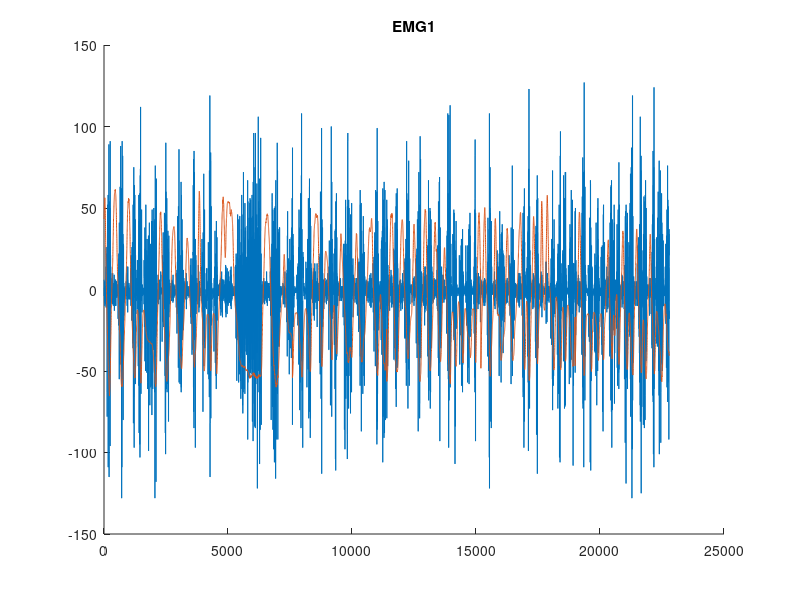
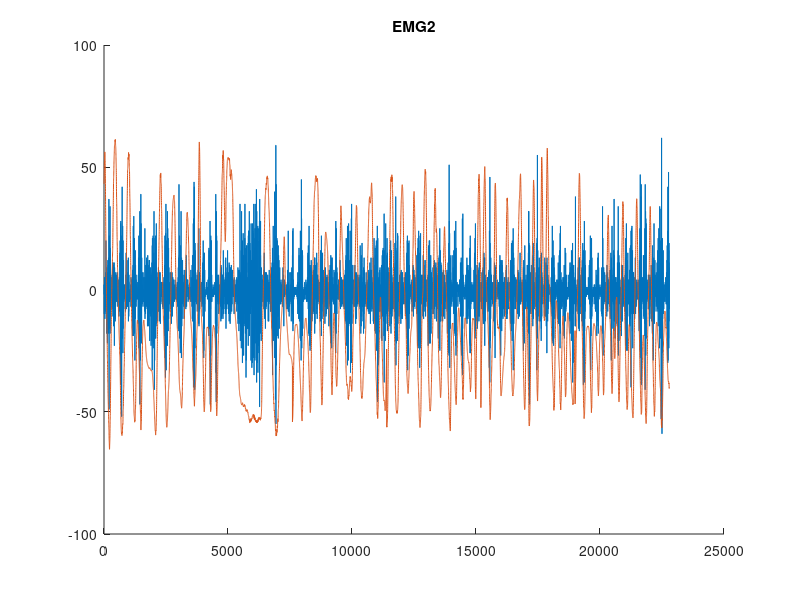
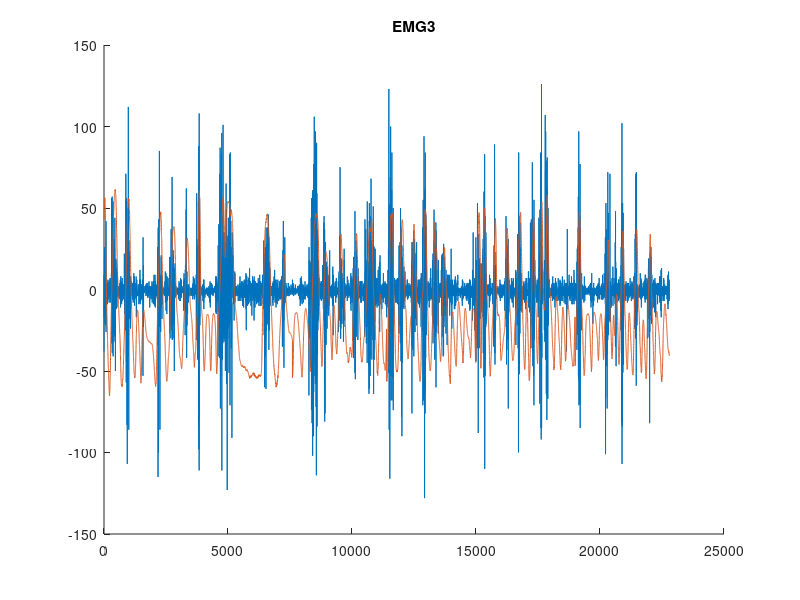
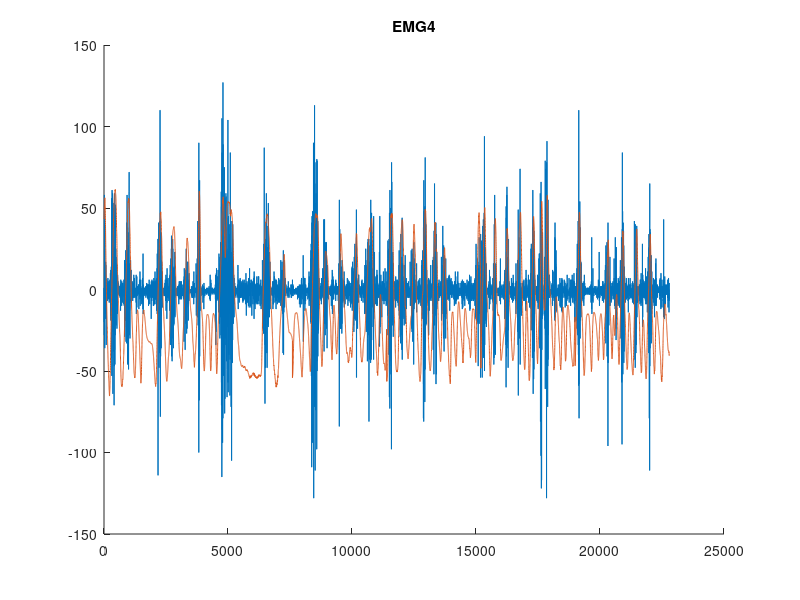

The MATLAB source for these figures, in order:
data = load('rawforceEmgdata90deg_22_esfand_400');
data = data.rawforceEmgdata90deg_22_esfand_400;
rectEMG = abs(data(:,1:8));
close all


%tiledlayout(8,1);

%3+ 8 7- for final lstm1
%3+ 7- 8- for rawforceEmgdata90degFinal_LSTM2_1aban400
%3+ 7- 8- for rawforceEmgdata90degFinalLSTM3
%3+ 1- 8- rawforceEmgdata90deg_11aban400
%3+ 1- 8- rawforceEmgdata90deg_3_azar_400
%4+ 1- 8- rawforceEmgdata90deg_17_esfanf_400
%4+ 1- 8- rawforceEmgdata90deg_22_esfand_400
%11 is for forcez
%IMPORTANT**
%

for ii = 1:8
    
    figure
    hold on
    plot(data(:,ii)); 
    plot(data(:,11));
    title(['EMG',num2str(ii)])
end
figure
for ii = 1:8
    subplot(9,1,ii);
  % 
    hold on
    plot(data(1:4000,ii),'-b');% view(0,0); 
    
    %if ii>1
        set(gca,'XTick',[]);
     %   set(gca,'YTick',[]);
    %end
    title(['EMG',num2str(ii)])
end
subplot(9,1,9);
%for better visualization  multiply torques by 4 no
    plot(data(1:4000,11),'-b','LineWidth',1);
    title('Elbow ForceZ');
  %  print('FillPageFigure','-dpdf','-fillpage')
%title('EMG3 vs torque in emg_elbowTorque60degAban98'); 

